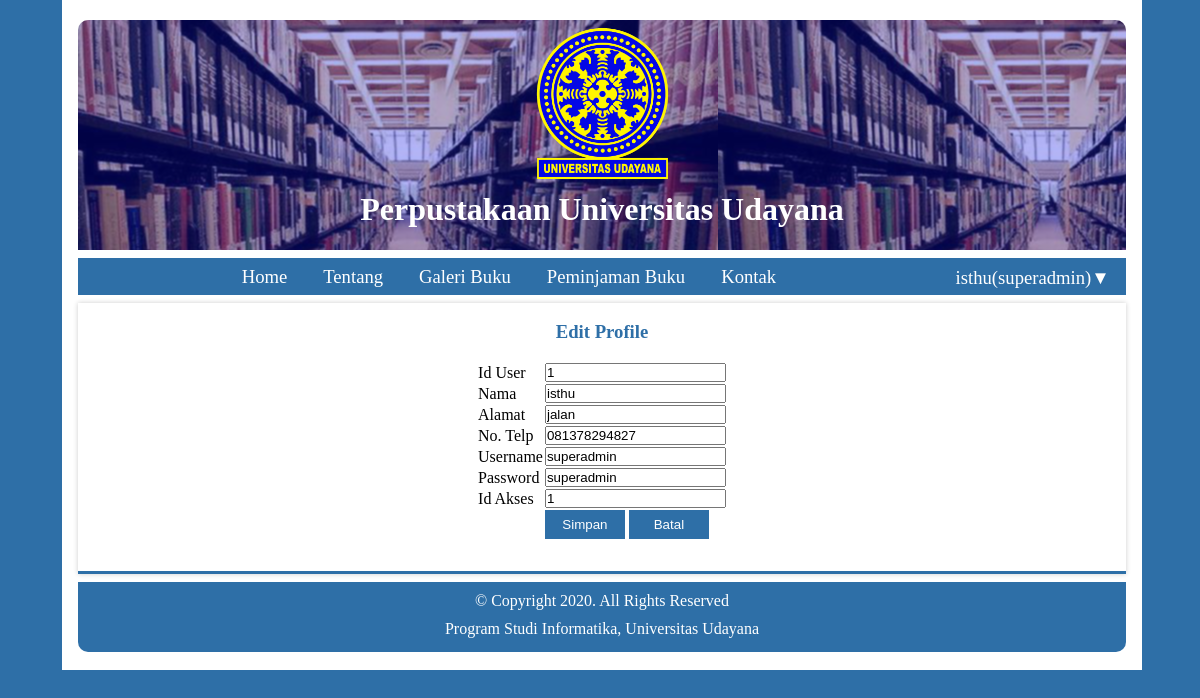
/index.php?halaman=profile (signed in), run on the app's committed database.
### tables this page shows
CREATE TABLE `user` (
  `id_user` int(11) NOT NULL,
  `nama` varchar(50) NOT NULL,
  `alamat` text NOT NULL,
  `no_tlp` varchar(13) NOT NULL,
  `username` varchar(30) NOT NULL,
  `password` varchar(30) NOT NULL,
  `id_akses` int(11) NOT NULL
);

### function.php (called while the page is built, shortened)
<?php
    class Data{
        private $mysqli;
        public function __construct($conn)
        {
            $this->mysqli = $conn;
        }
        public function edit_profile($id){
            $db = $this->mysqli->connection;
            $sql = "SELECT * FROM user WHERE id_user='$id'";
            $query = $db->query($sql) or die($db->error);
            return $query;
        }
    }
?>

### main/profile.php (the view, shortened to what this page needs)
<div class="profile">
    <?php
    $tampil = $dat->edit_profile($id);
    $df = $tampil->fetch_object();
?>
    <br><h3 style="color: #2e6fa7">Edit Profile</h3>
        <form method="POST" id="formEdit"><br>
        <table>
            <tr>
                <td>Id User</td>
                <td>
                    <input readonly type="text" name="id_user" id="id_user" required="" value="<?php echo $df->id_user;?>" />
                </td>
            </tr>
            <tr>
                <td>Nama</td>
                <td>
                    <input type="text" name="nama" id="nama" required="" value="<?php echo $df->nama;?>" />
                </td>
            </tr>
            <tr>
                <td>Alamat</td>
                <td>
                    <input type="text" name="alamat" id="alamat" required="" value="<?php echo $df->alamat;?>" />
                </td>
            </tr>
            <tr>
                <td>No. Telp</td>
                <td>
                    <input type="text" name="no_tlp" id="no_tlp" required="" value="<?php echo $df->no_tlp;?>" />
                </td>
            </tr>
            <tr>
                <td>Username</td>
                <td>
                    <input type="text" name="username" id="username" required="" value="<?php echo $df->username;?>" />
                </td>
            </tr>
            <tr>
                <td>Password</td>
                <td>
                    <input type="text" name="password" id="password" required="" value="<?php echo $df->password;?>" />
                </td>
            </tr>
            <tr>
                <td>Id Akses</td>
                <td>
                    <input readonly type="text" name="id_akses" id="id_akses" required="" value="<?php echo $df->id_akses;?>" />
                </td>
            </tr>
            <tr>
                <td></td>
                <td>
                    <input class="button" type="submit" name="simpan" id="simpan" value="Simpan" />
                    <a href="index.php"><button class="button" type="button" id="cancelButton">Batal</button></a>
                </td>
            </tr>
        </table>
    </form>
    <br>
</div>

### style/style.css (style rules this page uses)
* { margin: 0; padding: 0; }
a { text-decoration: none; color: #575656; }
body { background: #2e6fa7 }
.button { border: none; background: #2e6fa7; color: white; padding: 7px; width: 80px; }
.profile { width: 97%; box-shadow: 0px 0px 5px 0px rgba(0, 0, 0, 0.2); margin-top: 8px; height: 268px; border-bottom: 3px solid #2e6fa7; }

### data on the page
user: id_user "1", nama "isthu", alamat "jalan", no_tlp "081378294827", username "superadmin", password "superadmin", id_akses "1"

### other printed values
$user "isthu"
$akses "superadmin"
